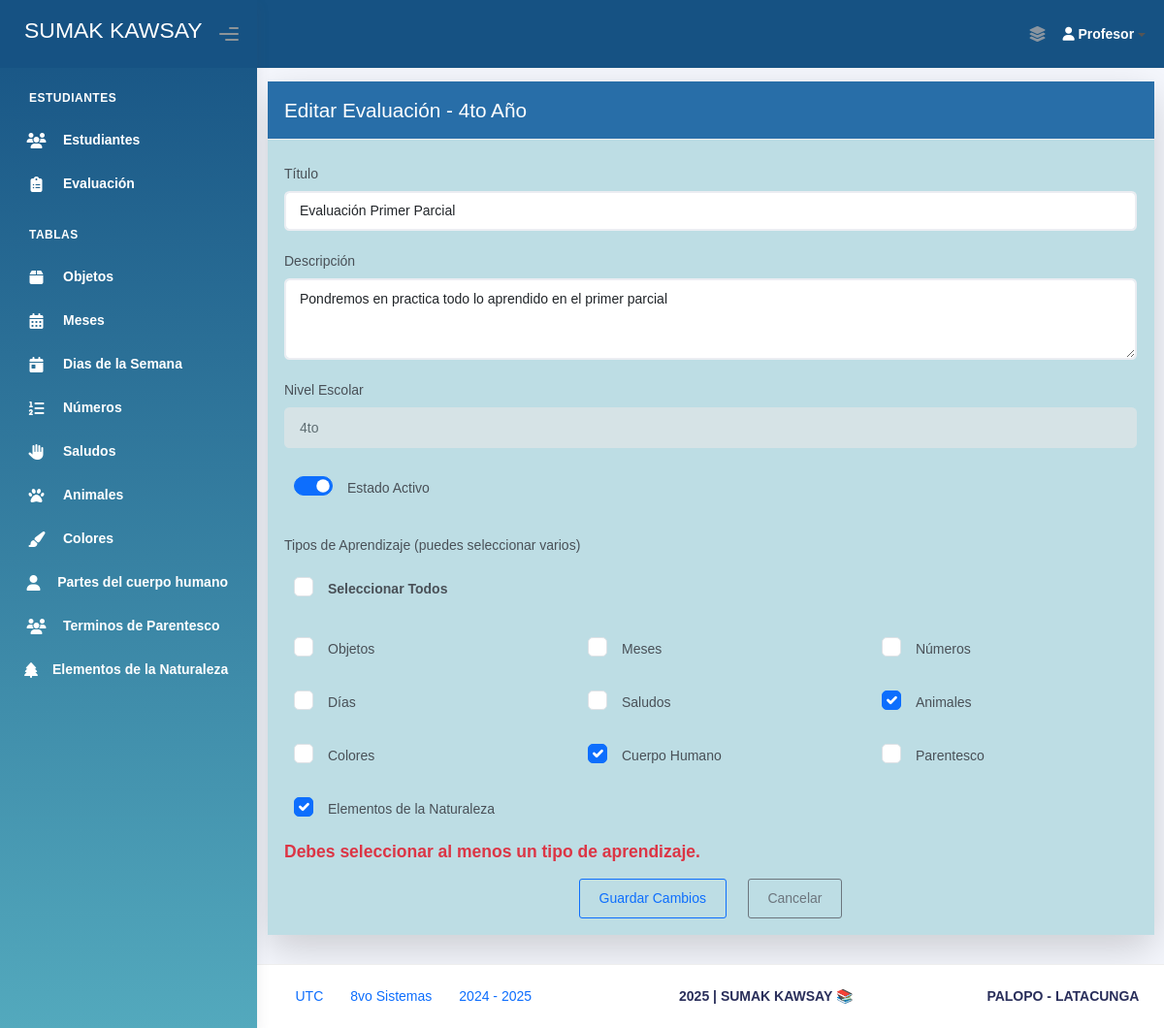
The page /evaluaciones/cuarto/editar/1/ on the database its author committed.
### Aplicaciones/Modulos/models.py (models this page shows, shortened)
class Evaluacion_Cuarto(models.Model):
    titulo_eva_cua = models.CharField(max_length=200)
    descripcion_eva_cua = models.TextField()
    nivel_escolar_eva_cua = models.CharField(max_length=50, blank=True, null=True)
    estado_eva_cua = models.BooleanField(default=True)
    tipo_aprendizaje_eva_cua = models.TextField()
    fecha_creacion_eva_cua = models.DateTimeField(auto_now_add=True)
    fecha_actualizacion_eva_cua = models.DateTimeField(auto_now=True)

### Aplicaciones/Modulos/views.py (the view, shortened to what this page needs)
# urls.py: path('evaluaciones/cuarto/editar/<int:id>/', views.editar_evaluacion_cuarto, name='editar_evaluacion_cuarto'),
def editar_evaluacion_cuarto(request, id):
    evaluacion = get_object_or_404(Evaluacion_Cuarto, id=id)
    error_titulo = None
    evaluacion.tipos_lista = [t.strip() for t in evaluacion.tipo_aprendizaje_eva_cua.split(",")] if evaluacion.tipo_aprendizaje_eva_cua else []
    return render(request, "Administrador/Evaluaciones/Cuarto/editar_evaluacion_cuarto.html", {
        "evaluacion": evaluacion,
        "tipos_aprendizaje": TIPOS_APRENDIZAJE,
        "error_titulo": error_titulo
    })

### Aplicaciones/Modulos/templates/Administrador/Evaluaciones/Cuarto/editar_evaluacion_cuarto.html (shortened to what this page needs)
{% extends 'plantillaAdmin.html' %}
{% load static %}
{% block body %}
<br><br>
<div class="container mt-5">
    <div class="card shadow-lg">
        <div class="card-header text-white" style="background-color: #286ea8;">
            <h4 class="mb-0">Editar Evaluación - 4to Año</h4>
        </div>
        <div class="card-body Mensaje-error" style="background-color: #bddde4">
            <form method="post" id="frm_evaluacion">
                <div class="mb-3">
                    <label class="form-label">Título</label>
                    <input type="text" name="titulo_eva_cua" id="titulo_eva_cua" class="form-control"
                        value="{{ evaluacion.titulo_eva_cua }}" required>
                </div>
                <div class="mb-3">
                    <label class="form-label">Descripción</label>
                    <textarea name="descripcion_eva_cua" id="descripcion_eva_cua" class="form-control" rows="3"
                        required>{{ evaluacion.descripcion_eva_cua }}</textarea>
                </div>
                <div class="mb-3">
                    <label class="form-label">Nivel Escolar</label>
                    <input type="text" class="form-control" name="nivel_escolar_eva_cua"
                           id="nivel_escolar_eva_cua" value="{{ evaluacion.nivel_escolar_eva_cua }}" readonly>
                </div>
                <div class="form-check form-switch mb-3">
                    <input class="form-check-input" type="checkbox" name="estado_eva_cua" id="estadoCheck"
                        {% if evaluacion.estado_eva_cua %}checked{% endif %}>
                    <label class="form-check-label" for="estadoCheck">Estado Activo</label>
                </div>
                <div class="mb-3">
                    <label class="form-label">Tipos de Aprendizaje (puedes seleccionar varios)</label>
                    <div class="form-check mb-2">
                        <input type="checkbox" class="form-check-input" id="selectAll">
                        <label class="form-check-label fw-bold" for="selectAll">Seleccionar Todos</label>
                    </div>
                    <div class="row" id="checkbox-group">
                        {% for valor, texto in tipos_aprendizaje %}
                        <div class="col-md-4">
                            <div class="form-check">
                                <input type="checkbox" class="form-check-input tipo-check"
                                    name="tipo_aprendizaje_eva_cua"
                                    value="{{ valor }}"
                                    id="check_{{ valor }}"
                                    {% if valor in evaluacion.tipos_lista %}checked{% endif %}>
                                <label class="form-check-label" for="check_{{ valor }}">{{ texto }}</label>
                            </div>
                        </div>
                        {% endfor %}
                    </div>
                    <div id="errorTipos" class="invalid-feedback d-block" style="display: none;">
                        Debes seleccionar al menos un tipo de aprendizaje.
                    </div>
                </div>
                <div class="text-end text-center">
                    <button type="submit" class="btn btn-outline-primary">Guardar Cambios</button>
                    <a class="btn btn-outline-secondary" href="{% url 'lista_evaluaciones_cuarto' %}">Cancelar</a>
                </div>
            </form>
        </div>
    </div>
</div>
{% endblock %}

### Aplicaciones/Modulos/templates/plantillaAdmin.html (style rules this page uses)
.Mensaje-error { color: red; font-size: 20px; font-weight: bold; }

### rows shown on the page
Evaluacion_Cuarto: titulo_eva_cua "Evaluación Primer Parcial", descripcion_eva_cua "Pondremos en practica todo lo aprendido en el primer parcial", nivel_escolar_eva_cua "4to", estado_eva_cua "☑", tipo_aprendizaje_eva_cua "☑" "☑" "☑"

### other values the page prints
{{ texto }} "Objetos" "Meses" "Números" "Días" "Saludos" "Animales" "Colores" "Cuerpo Humano" "Parentesco" "Elementos de la Naturaleza"
